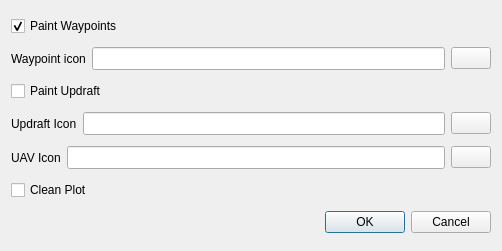
<?xml version="1.0" encoding="UTF-8"?>
<ui version="4.0">
 <class>Scenario_Dialog</class>
 <widget class="QDialog" name="Scenario_Dialog">
  <property name="geometry">
   <rect>
    <x>0</x>
    <y>0</y>
    <width>502</width>
    <height>251</height>
   </rect>
  </property>
  <property name="windowTitle">
   <string>Dialog</string>
  </property>
  <layout class="QHBoxLayout" name="horizontalLayout_2">
   <item>
    <layout class="QVBoxLayout" name="verticalLayout">
     <item>
      <widget class="QCheckBox" name="paint_waypoints_box">
       <property name="text">
        <string>Paint Waypoints</string>
       </property>
       <property name="checked">
        <bool>true</bool>
       </property>
      </widget>
     </item>
     <item>
      <layout class="QHBoxLayout" name="horizontalLayout_3">
       <item>
        <widget class="QLabel" name="label_2">
         <property name="text">
          <string>Waypoint icon</string>
         </property>
        </widget>
       </item>
       <item>
        <widget class="QLineEdit" name="filename_edit_2">
         <property name="minimumSize">
          <size>
           <width>301</width>
           <height>23</height>
          </size>
         </property>
         <property name="text">
          <string/>
         </property>
         <property name="alignment">
          <set>Qt::AlignRight|Qt::AlignTrailing|Qt::AlignVCenter</set>
         </property>
        </widget>
       </item>
       <item>
        <widget class="QPushButton" name="fold_button_2">
         <property name="text">
          <string/>
         </property>
         <property name="icon">
          <iconset>
           <normaloff>phot-folder.jpg</normaloff>phot-folder.jpg</iconset>
         </property>
        </widget>
       </item>
      </layout>
     </item>
     <item>
      <widget class="QCheckBox" name="paint_updraft_box">
       <property name="text">
        <string>Paint Updraft</string>
       </property>
      </widget>
     </item>
     <item>
      <layout class="QHBoxLayout" name="horizontalLayout_4">
       <item>
        <widget class="QLabel" name="label_4">
         <property name="text">
          <string>Updraft Icon</string>
         </property>
        </widget>
       </item>
       <item>
        <widget class="QLineEdit" name="filename_edit_3">
         <property name="minimumSize">
          <size>
           <width>301</width>
           <height>23</height>
          </size>
         </property>
         <property name="text">
          <string/>
         </property>
         <property name="alignment">
          <set>Qt::AlignRight|Qt::AlignTrailing|Qt::AlignVCenter</set>
         </property>
        </widget>
       </item>
       <item>
        <widget class="QPushButton" name="fold_button_3">
         <property name="text">
          <string/>
         </property>
         <property name="icon">
          <iconset>
           <normaloff>phot-folder.jpg</normaloff>phot-folder.jpg</iconset>
         </property>
        </widget>
       </item>
      </layout>
     </item>
     <item>
      <layout class="QHBoxLayout" name="horizontalLayout">
       <item>
        <widget class="QLabel" name="label_5">
         <property name="text">
          <string>UAV Icon</string>
         </property>
        </widget>
       </item>
       <item>
        <widget class="QLineEdit" name="filename_edit_4">
         <property name="minimumSize">
          <size>
           <width>301</width>
           <height>23</height>
          </size>
         </property>
         <property name="text">
          <string/>
         </property>
         <property name="alignment">
          <set>Qt::AlignRight|Qt::AlignTrailing|Qt::AlignVCenter</set>
         </property>
        </widget>
       </item>
       <item>
        <widget class="QPushButton" name="fold_button_4">
         <property name="text">
          <string/>
         </property>
         <property name="icon">
          <iconset>
           <normaloff>phot-folder.jpg</normaloff>phot-folder.jpg</iconset>
         </property>
        </widget>
       </item>
      </layout>
     </item>
     <item>
      <widget class="QCheckBox" name="clean_plot_box">
       <property name="text">
        <string>Clean Plot</string>
       </property>
      </widget>
     </item>
     <item>
      <widget class="QDialogButtonBox" name="buttonBox">
       <property name="orientation">
        <enum>Qt::Horizontal</enum>
       </property>
       <property name="standardButtons">
        <set>QDialogButtonBox::Cancel|QDialogButtonBox::Ok</set>
       </property>
      </widget>
     </item>
    </layout>
   </item>
  </layout>
 </widget>
 <resources/>
 <connections>
  <connection>
   <sender>buttonBox</sender>
   <signal>accepted()</signal>
   <receiver>Scenario_Dialog</receiver>
   <slot>accept()</slot>
   <hints>
    <hint type="sourcelabel">
     <x>218</x>
     <y>200</y>
    </hint>
    <hint type="destinationlabel">
     <x>157</x>
     <y>210</y>
    </hint>
   </hints>
  </connection>
  <connection>
   <sender>buttonBox</sender>
   <signal>rejected()</signal>
   <receiver>Scenario_Dialog</receiver>
   <slot>reject()</slot>
   <hints>
    <hint type="sourcelabel">
     <x>286</x>
     <y>206</y>
    </hint>
    <hint type="destinationlabel">
     <x>286</x>
     <y>210</y>
    </hint>
   </hints>
  </connection>
 </connections>
</ui>
